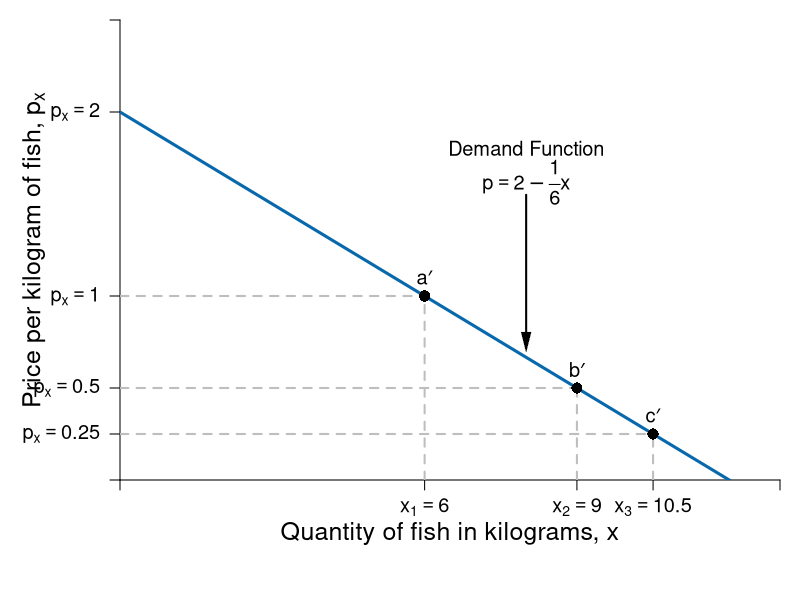

The R script that drew this image:
require(shape)
pdf(file = "constrained_optimization/offer_demand.pdf", width = 9, height = 7)

#Set parameters for graphics
axislabelsize <- 1.5
labelsize <- 1.2
graphlinewidth <- 3
segmentlinewidth <- 2

COL <- c("#7fc97f", "#beaed4", "#fdc086", "#ffff99", "#386cb0", "#f0027f", "#bf5b17", "#666666")
COLA <- c("#99d8c9","#66c2a4","#41ae76", "#238b45", "#005824")
COLB <- c("#4eb3d3", "#2b8cbe", "#0868ac","#084081")

#Edited the margins to cater for the larger LHS labels
par(mar =  c(6, 6, 1, 1))

mrsA <- function(x, rmax = 10, xmax = 20) {
  rmax - (rmax/xmax)*x
}


uA <- function(x, y, rmax = 2, xmax = 12) {
  y + rmax*x - (1/2)*(rmax/xmax)*x^2
}

indiffA1 <- function(x, uA = 10, rmax = 2.5, xmax = 10) {
  uA - rmax*x + (1/2)*(rmax/xmax)*(x^2)
}

offerCurve <- function(x, w, rmax = 2, xmax = 12) {
  w - rmax*x + (rmax/xmax)*x^2
}

bcA <- function(x, w = 20, p = 2) {
  w - p*x
}


xlims <- c(0, 13)
ylims <- c(0, 2.5)

npts <- 501 
x <- seq(xlims[1], xlims[2], length.out = npts)
y <- seq(ylims[1], ylims[2], length.out = npts) 
a <- c(13, 16.75, 19.25)

plot(0, 0, xlim = xlims, ylim = ylims, type = "n",
     xlab = expression(paste("")),
     ylab = expression(paste("")), 
     xaxt = "n", 
     yaxt = "n", 
     cex.lab = axislabelsize, 
     bty = "n",
     xaxs="i", 
     yaxs="i")

# ticksy <- seq(from = ylims[1], to = ylims[2], by = 2)
# ylabels <- seq(from = ylims[1], to = ylims[2], by = 2)
# ticksx <- seq(from = xlims[1], to = xlims[2], by = 2)
# xlabels <- seq(from = xlims[1], to = xlims[2], by = 2)
ticksy <- c(0, 0.25, 0.5, 1, 2, ylims[2])
ylabels <- c(NA, expression(paste(p[x] == 0.25)), expression(paste(p[x]==0.5)), expression(paste(p[x]==1)), expression(paste(p[x]==2)), NA)
ticksx <- c(0, 6, 9, 10.5,  xlims[2])
xlabels <- c(NA, expression(paste(x[1]) == 6), expression(paste(x[2])==9), expression(paste(x[3])==10.5), NA)




axis(1, at = ticksx, pos = 0, labels = xlabels, cex.axis = labelsize)
axis(2, at = ticksy, pos = 0, labels = ylabels, las = 1, cex.axis = labelsize)

npts <- 500 
xx1 <- seq(xlims[1], xlims[2], length.out = npts)

#lines(xx1, bcA(xx1, w = 10, p = 1.5), col = COLB[3], lwd = graphlinewidth)
lines(xx1, mrsA(xx1, rmax = 2, xmax = 12), col = COLB[3], lwd = graphlinewidth)
#lines(xx1, bcA(xx1, w = 10, p = 0.5), col = COLB[3], lwd = graphlinewidth)
#lines(xx1, bcA(xx1, w = 10, p = 0.25), col = COLB[3], lwd = graphlinewidth)


#Label the axes
mtext(expression(paste("Quantity of fish in kilograms, ", x)), side=1, line = 2.5, cex = axislabelsize)
text(-1.7, 0.5*ylims[2], expression(paste("Price per kilogram of fish, ", p[x])), xpd = TRUE, cex = axislabelsize, srt = 90) 

#Label the indifference curves
# text(11.8, 1.3, expression(u[1]))
# text(11.8, 5.1, expression(u[2]))
# text(11.8, 7.6, expression(u[3]))

#Label the price lines
# text(8, 0.9, expression(paste(pl[1], ", ", p[x] == 0.25)))
# text(11.3, 3.75, expression(paste(pl[2], ", ", p[x] == 0.5)))
# text(11.3, 6.8, expression(paste(pl[3], ", ", p[x] == 1)))

#Label the offer curve
text(8, 1.8, expression("Demand Function"), cex = labelsize)
text(8, 1.62, expression(p == 2 - frac(1,6)*x), cex = labelsize)
Arrows(8, 1.55, 8, 0.75, col = "black", lty = 1, lwd = 2, arr.type = "triangle", arr.lwd = 0.5)

#Add the offer curve (superimposed on the indifference curves tangent to the price lines)
#xx2 <- seq(2, xlims[2], length.out = npts)
#lines(xx2, offerCurve(xx2, w = 10, rmax = 2, xmax = 12), col = COL[3], lwd = graphlinewidth)

#Segments for points on Offer curve
segments(0, 1, 6, 1, lty = 2, col = "gray" , lwd = segmentlinewidth)
segments(6, 0, 6, 1, lty = 2, col = "gray" , lwd = segmentlinewidth)
segments(0, 0.5, 9, 0.5, lty = 2, col = "gray" , lwd = segmentlinewidth)
segments(9, 0, 9, 0.5, lty = 2, col = "gray" , lwd = segmentlinewidth)
segments(0, 0.25, 10.5, 0.25, lty = 2, col = "gray" , lwd = segmentlinewidth)
segments(10.5, 0, 10.5, 0.25, lty = 2, col = "gray" , lwd = segmentlinewidth)

#Annotate points on offer curve mrs = p for each of p = 1, 0.5, 0.25
#Where mrs = 2 - (1/6)*x
points(6, 1, pch = 16, col = "black", cex = 1.5)
points(9, 0.5, pch = 16, col = "black", cex = 1.5)
points(10.5, 0.25, pch = 16, col = "black", cex = 1.5)

text(6, 1.1, expression(paste(a*minute)), cex = labelsize)
text(9, 0.6, expression(paste(b*minute)), cex = labelsize)
text(10.5, 0.35, expression(paste(c*minute)), cex = labelsize)

dev.off()
